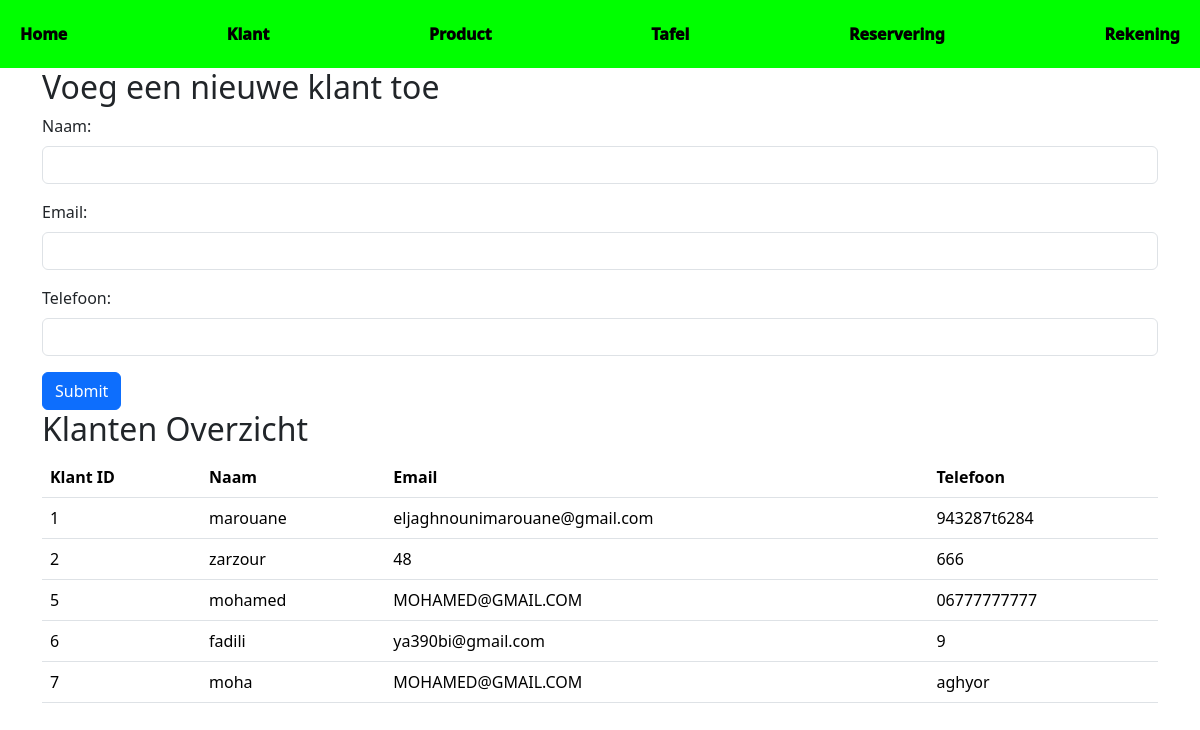
Screenshot of /add-klant.php with the database file from the repository.
### tables this page shows
CREATE TABLE `klanten` (
  `klantid` int(11) NOT NULL,
  `naam` varchar(255) DEFAULT NULL,
  `email` varchar(255) DEFAULT NULL,
  `telefoon` varchar(20) DEFAULT NULL
);

### db.php (called while the page is built, shortened)
<?php
class DB
{
    private $dbh;
    public function __construct($db, $host = "localhost:3307", $user = "root", $pass = "")
    {
        try {
            $this->dbh = new PDO("mysql:host=$host;dbname=$db", $user, $pass);
            $this->dbh->setAttribute(PDO::ATTR_ERRMODE, PDO::ERRMODE_EXCEPTION);
        } catch (PDOException $e) {
            die("Connection failed: " . $e->getMessage());
        }
    }
    public function run($sql, $placeholder = NULL)
    {
        $stmt = $this->dbh->prepare($sql);
        $stmt->execute($placeholder);
        return $stmt;
    }
}
$mydb = new DB("restaurant_data");

### klant.php (called while the page is built, shortened)
<?php
include_once('../db/db.php');
class Klant {
    private $dbh;
    public function __construct() {
        global $mydb;
        $this->dbh = $mydb;
    }
    public function getAllklanten() {
        $sql = "SELECT * FROM klanten";
        $stmt = $this->dbh->run($sql);
        return $stmt->fetchAll(PDO::FETCH_ASSOC);
    }
}
?>

### add-klant.php (the view, shortened to what this page needs)
<?php
include_once('klant.php');
include_once('../header/header.php');
$Klant = new Klant();
$klanten = $Klant->getAllklanten();
?>
<!DOCTYPE html>
<html lang="en">
<head>
    <link href="https://cdn.jsdelivr.net/npm/bootstrap@5.3.3/dist/css/bootstrap.min.css" rel="stylesheet">
</head>
<body>
    <div class="container">
        <h2>Voeg een nieuwe klant toe</h2>
        <form method="POST">
            <div class="mb-3">
                <label class="form-label">Naam:</label>
                <input type="text" class="form-control" name="naam" required>
            </div>
            <div class="mb-3">
                <label class="form-label">Email:</label>
                <input type="text" class="form-control" name="email" required>
            </div>
            <div class="mb-3">
                <label class="form-label">Telefoon:</label>
                <input type="text" class="form-control" name="telefoon" required>
            </div>
            <button type="submit" class="btn btn-primary">Submit</button>
        </form>
        <h2>Klanten Overzicht</h2>
        <table class="table">
            <thead>
                <tr>
                    <th scope="col">Klant ID</th>
                    <th scope="col">Naam</th>
                    <th scope="col">Email</th>
                    <th scope="col">Telefoon</th>
                </tr>
            </thead>
            <tbody>
                <?php foreach ($klanten as $klant): ?>
                <tr>
                    <td><?php echo $klant['klantid']; ?></td>
                    <td><?php echo $klant['naam']; ?></td>
                    <td><?php echo $klant['email']; ?></td>
                    <td><?php echo $klant['telefoon']; ?></td>
                </tr>
                <?php endforeach; ?>
            </tbody>
        </table>
    </div>
</body>
</html>

### header.php (style rules this page uses)
body { margin: 0; font-family: Arial, sans-serif; background-color: yellow; }

### rows the page displays
klanten: klantid "1", naam "marouane", email "eljaghnounimarouane@gmail.com", telefoon "943287t6284"
klanten: klantid "2", naam "zarzour", email "48", telefoon "666"
klanten: klantid "5", naam "mohamed", email "MOHAMED@GMAIL.COM", telefoon "06777777777"
klanten: klantid "6", naam "fadili", email "ya390bi@gmail.com", telefoon "9"
klanten: klantid "7", naam "moha", email "MOHAMED@GMAIL.COM", telefoon "aghyor"
